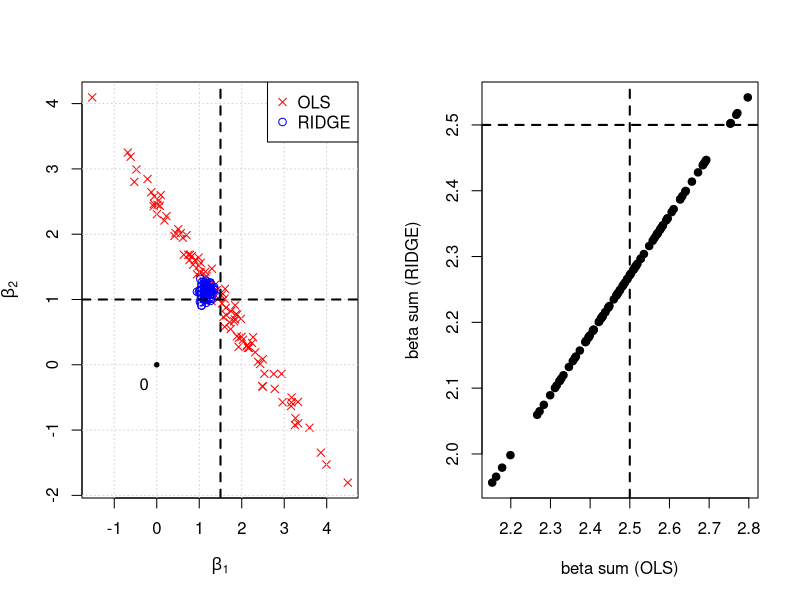
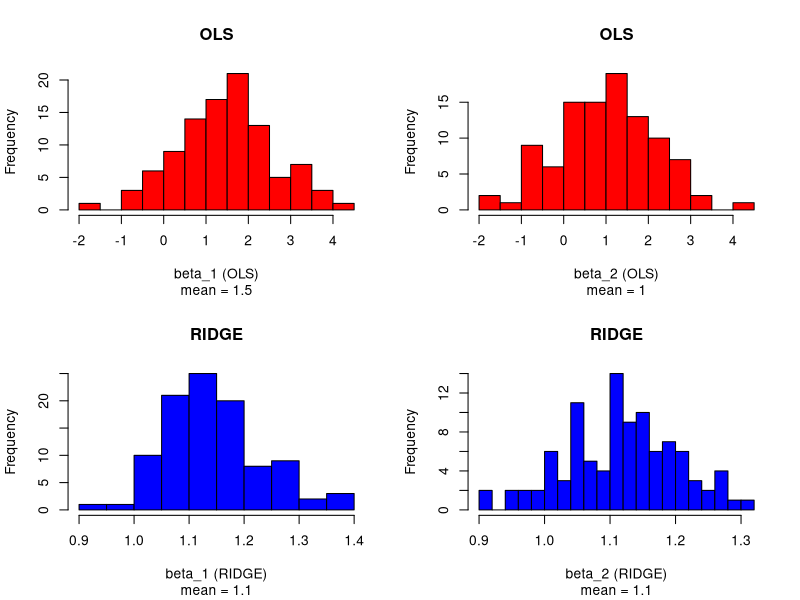
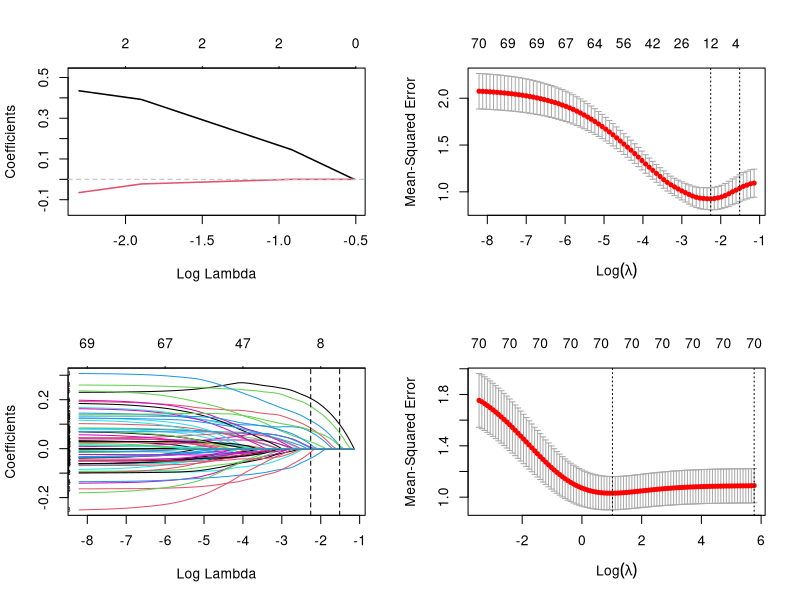
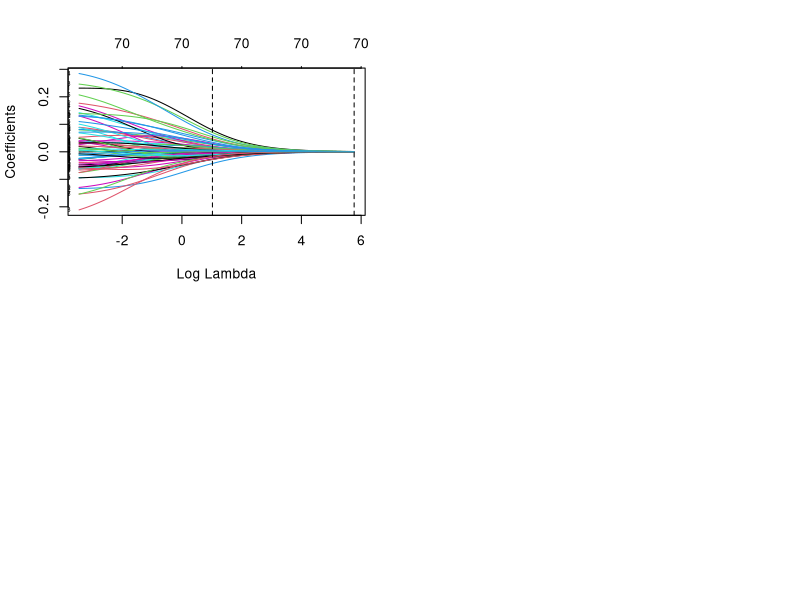
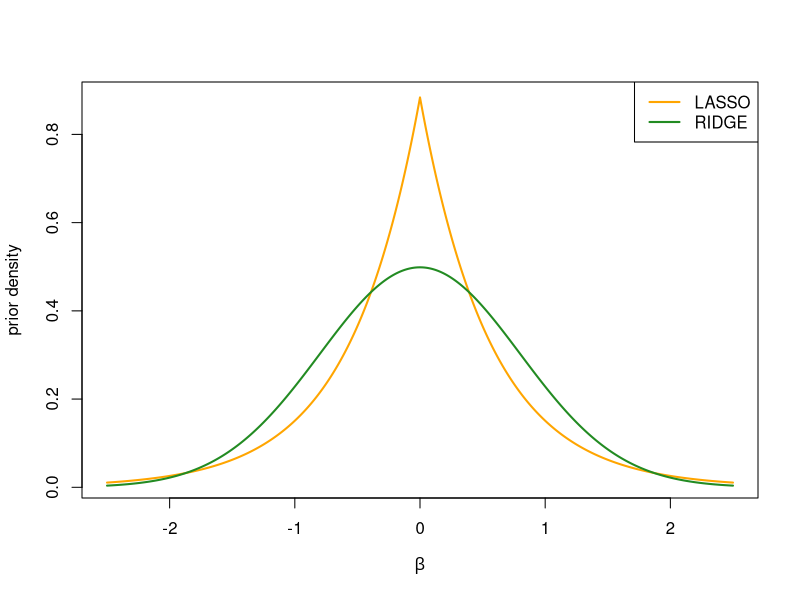
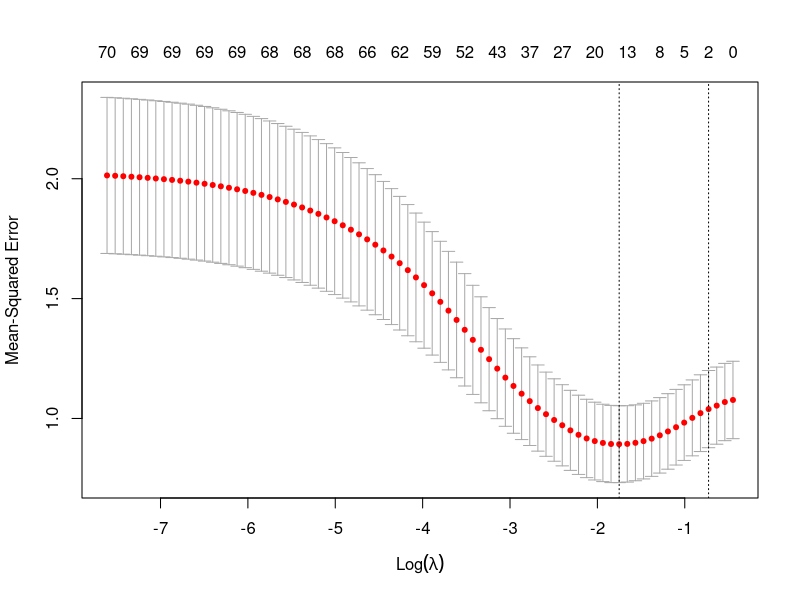
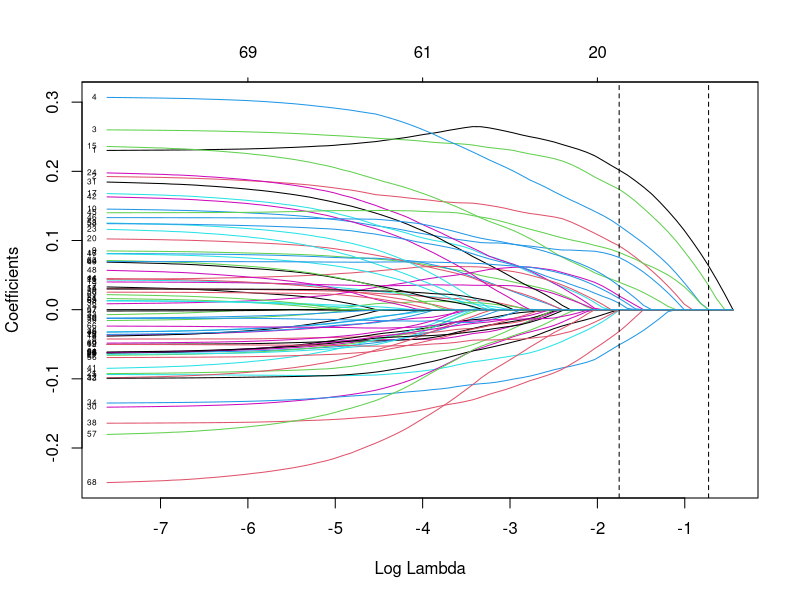
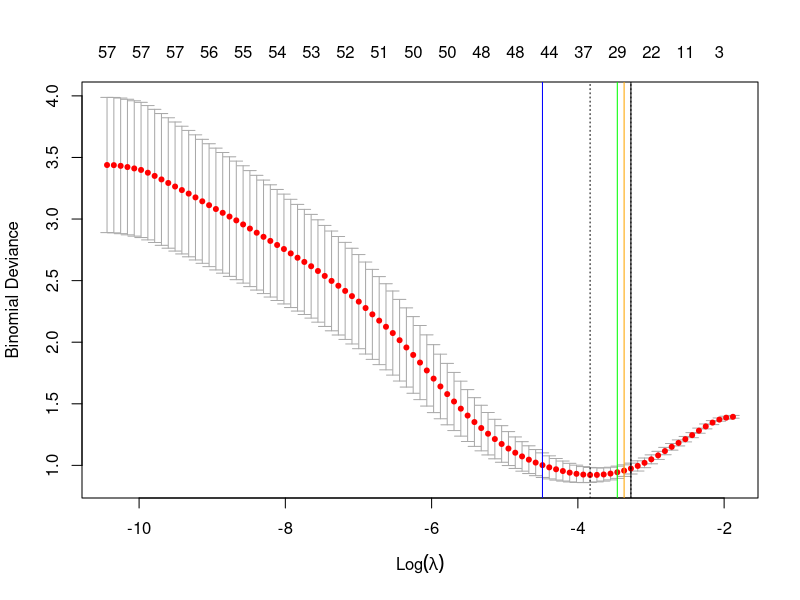

Source code (R) for these figures, in order:
## ---- chunk 1
knitr::opts_chunk$set(echo = TRUE)
## ---- chunk 2
library(MASS)
set.seed(17102017)

#function to generate a pair of correlated variables
gen.cor.pair <- function(r, n){ #r is target correlation, n is sample size
 u = rnorm(n, 0, sqrt(abs(r))) #temporary variable that is used for generating x1 and x2
 x1 = scale(u + rnorm(n, 0, sqrt(1 - abs(r))))
 x2 = scale(sign(r)*u + rnorm(n, 0, sqrt(1 - abs(r)))) 
 cbind(x1, x2) #return matrix
}
n = 50
X = gen.cor.pair(r = 0.99, n = n) #generate one pair of predictors
cor(X) #check that now cor(x,z) ~ r. 
true.b = c(1.5, 1.0) #true values of coeffs for cols of X
R = 100 #replications. predictors are fixed but outcome resampled for each replication
OLS.res = matrix(NA, ncol = 2, nrow = R) #least squares estimates
ridge.res = matrix(NA, ncol = 2, nrow = R) #ridge estimates
for(ii in 1:R){
  y = as.numeric( X %*% true.b + rnorm(n,0,1) ) 
  y = y - mean(y) #mean center so that can ignore intercept
  OLS.res[ii,] = as.numeric(lm(y ~ 0 + X)$coeff) #joint model using least squares fit 
  #ridge regression with lambda=10
  ridge.res[ii,] = as.numeric(coefficients(lm.ridge( y ~ 0 + X, lambda = 10 )))
}
par(mfrow=c(1,2))

#plot estimates across replications and mark true values by dotted lines
plot(OLS.res,col = "red", pch = 4, xlab = expression(beta[1]), ylab = expression(beta[2]))
points(ridge.res, col = "blue", pch = 1)
grid()
abline(h = true.b[2], lty = 2, lwd = 2)
abline(v = true.b[1], lty = 2, lwd = 2)
points(0,0, pch = 19, cex = 0.6)
text(-0.3,-0.3,"0") #mark origin
legend("topright",leg = c("OLS","RIDGE"), col = c("red","blue"), pch = c(4,1))

#plot sum of two coefficients across methods and mark true value by dotted line
plot(rowSums(OLS.res), rowSums(ridge.res), pch = 19, xlab = "beta sum (OLS)", 
     ylab = "beta sum (RIDGE)")
abline(h = sum(true.b), lty = 2, lwd = 2)
abline(v = sum(true.b), lty = 2, lwd = 2)
## ---- chunk 3
par(mfrow=c(2,2))
for(ii in 1:2){
  res =  OLS.res[,ii]  
  hist(res, breaks = 15, col = "red", 
     xlab = paste0("beta_",ii," (OLS)"), main = "OLS", 
     sub = paste("mean =",signif(mean(res),2)))}

for(ii in 1:2){
  res =  ridge.res[,ii]  
  hist(res, breaks = 15, col = "blue", 
     xlab = paste0("beta_",ii," (RIDGE)"), main = "RIDGE", 
     sub = paste("mean =",signif(mean(res),2)))}
## ---- chunk 4
data.frame(mse.b1 = c(mean((OLS.res[,1] - true.b[1])^2), mean((ridge.res[,1] - true.b[1])^2)),
           mse.b2 = c(mean((OLS.res[,2] - true.b[2])^2), mean((ridge.res[,2] - true.b[2])^2)),
           row.names = c("OLS","ridge"))
## ---- chunk 5
library(glmnet)
n = 100
X = as.matrix(scale(cbind(rnorm(n), rnorm(n)))) #two uncorrelated columns
y = as.numeric(scale(X %*% c(0.5, -0.2) + rnorm(n)))
OLS.coef = coefficients(lm(y ~ X))
OLS.coef #Least squares estimate
lambda = c(0.6, 0.4, 0.15, 0.1, 0.0) #Let's choose these to cover the range of OLS values.

g.fit = glmnet(X, y, lambda = lambda, alpha = 1) #alpha=1 means LASSO, we come back to that later.
data.frame(lambda = g.fit$lambda, t(as.matrix(coef(g.fit))))
## ---- chunk 6
plot(g.fit, xvar = "lambda", lwd = 1.5)
abline(h = 0, col = "gray", lty = 2)
## ---- chunk 7
coef(g.fit, s = 0.1) #get coefficients at s = 0.1. 
coef(g.fit, s = 0.2) #interpolation at s = 0.2 (since 0.2 was not computed above)
#exact coefs at s = 0.2 from original data. Dot means 0 in sparse matrix format.
coef(g.fit, s = 0.2, exact = T, x = X, y = y) 
## ---- chunk 8
set.seed(20102017) #We repeat exactly the dataset from HDS5
p = 70
n.tr = 150 #training set 
n.te = 150 #test set
n = n.tr + n.te
i.tr = 1:n.tr; i.te = (n.tr + 1):n #indexes for training and testing
phi = 0.05 #variance explained by x_1, should be 0 < phi < 1. 
b = rep(c(sqrt(phi / (1-phi)), 0), c(4, p-4)) #effects 1,2,3,4 are non-zero, see Lect. 0.1 for "phi"
X = matrix(rnorm(n*p), nrow = n) #columns 1,...,4 of X have effects, other 66 cols are noise 
eps = scale(rnorm(n, 0, 1)) #epsilon, error term
y = scale(X%*%b + eps) #makes y have mean = 1, var = 1
y.tr = y[i.tr]; y.te = y[i.te]
X.tr = data.frame(scale(X[i.tr,])); X.te = data.frame(scale(X[i.te,]))
lm.fit =  lm(y.tr ~ 0 + . , data = X.tr) #fit the model 
lasso.cv = cv.glmnet(x = as.matrix(X.tr), y = y.tr, alpha = 1, type.measure = "mse")
lasso.cv$lambda.min #this is minimum lambda seen during CV
lasso.cv$lambda.1se #this is largest lambda with CV'd MSE < 1sd of min CV'd MSE
plot(lasso.cv) #shows CV'd MSEs across lambdas, lines for lambda.min and lambda.1se
## ---- chunk 9
plot(lasso.cv$glmnet.fit, label = T, xvar = "lambda") #plot LASSO sequence
abline(v = log(lasso.cv$lambda.min), lty = 2)
abline(v = log(lasso.cv$lambda.1se), lty = 2)
## ---- chunk 10
#how many non-zero coefficients in each model
data.frame(model = c("min","1se"),
           lambda = c(lasso.cv$lambda.min,lasso.cv$lambda.1se), 
           nzero =  c(lasso.cv$nzero[c(which(lasso.cv$lambda == lasso.cv$lambda.min),
                                       which(lasso.cv$lambda == lasso.cv$lambda.1se))]))
## ---- chunk 11
coef(lasso.cv$glmnet.fit, s = lasso.cv$lambda.1se)
## ---- chunk 12
b.1se = as.numeric(coef(lasso.cv$glmnet.fit, s = lasso.cv$lambda.1se))[-1]
data.frame(predictor = which(b.1se != 0.0), coeff = b.1se[which(b.1se != 0.0)])
## ---- chunk 13
pred.lasso.1se = predict(lasso.cv, newx = as.matrix(X.te)) #default is at lambda.1se
pred.lasso.min = predict(lasso.cv, newx = as.matrix(X.te), s = "lambda.min")
data.frame(MSE = c(mean( (y.te - pred.lasso.1se)^2 ), 
                   mean( (y.te - pred.lasso.min)^2 )), 
           row.names = c("1se","min"))
## ---- chunk 14
ridge.cv = cv.glmnet(x = as.matrix(X.tr), y = y.tr,, alpha = 0)
plot(ridge.cv) #shows CV'd MSEs across lambdas, lines for lambda.min and lambda.1se
plot(ridge.cv$glmnet.fit, label = T, xvar = "lambda") 
abline(v = log(ridge.cv$lambda.min), lty = 2)
abline(v = log(ridge.cv$lambda.1se), lty = 2)
pred.ridge.1se = predict(ridge.cv, newx = as.matrix(X.te)) #default is at lambda.1se
pred.ridge.min = predict(ridge.cv, newx = as.matrix(X.te), s = "lambda.min")
data.frame (MSE = c( mean( (y.te - pred.ridge.1se)^2 ), 
                     mean( (y.te - pred.ridge.min)^2 )),
            row.names = c("1se","min"))
## ---- chunk 15
par(mfrow=c(1,1))
x = seq(-2.5, 2.5, 0.001) #plot priors on these grid points
eff.var = 0.8^2 #both distributions will have this same variance
y.ridge = dnorm(x, 0, sqrt(eff.var)) #prior for ridge
y.lasso = 1/2/sqrt(eff.var/2) * exp(-abs(x) / sqrt(eff.var/2) )#prior for LASSO
plot(x, y.lasso, t = "l", lty = 1, lwd = 2, 
     col = "orange", xlab = expression(beta), ylab = "prior density")
lines(x, y.ridge, lty = 1, lwd = 2, col = "forestgreen")
legend("topright", leg = c("LASSO","RIDGE"), col = c("orange","forestgreen"), lwd = 2)
## ---- chunk 16
enet.cv = cv.glmnet(x = as.matrix(X.tr), y = y.tr,
                     intercept = F, alpha = 0.5)
plot(enet.cv) #shows CV'd MSEs across lambdas, lines for lambda.min and lambda.1se
plot(enet.cv$glmnet.fit, label = T, xvar = "lambda") #plot coefficients
abline(v = log(enet.cv$lambda.min), lty = 2)
abline(v = log(enet.cv$lambda.1se), lty = 2)
pred.enet.1se = predict(enet.cv, newx = as.matrix(X.te)) #default is at lambda.1se
pred.enet.min = predict(enet.cv, newx = as.matrix(X.te), s = "lambda.min")
data.frame(MSE = c( mean( (y.te-pred.enet.1se)^2 ),  
                    mean( (y.te-pred.enet.min)^2 )),
           row.names = c("1se","min"))
## ---- chunk 17
logist.coeff = c(rnorm(10, 1, 0.2), rnorm(10, -1, 0.2), rep(0, p-20) ) #coeff 1,...,20 are nonzero
prob.tr = 1/(1 + exp(-as.matrix(X.tr) %*% logist.coeff)) #prob of 1 in log. regression
bin.tr = rbinom(n.tr, size = 1, prob = prob.tr) # generate binary outcome
prob.te = 1/(1 + exp(-as.matrix(X.te) %*% logist.coeff)) 
bin.te = rbinom(n.te, size = 1, prob = prob.te) 
## ---- chunk 18
types = c("mae","class","auc","deviance")
lambda = c()
for(ii in 1:length(types)){
  cv.bin = cv.glmnet(x = as.matrix(X.tr), y = bin.tr, family = "binomial", 
                     type.measure = types[ii], alpha = 1) #LASSO
  lambda[ii] = cv.bin$lambda.1se 
}
plot(cv.bin) #uses deviance as error measure
abline(v = log(lambda), col = c("blue","green","orange","black"))
data.frame(types, lambda)
## ---- chunk 19
par(mfrow = c(1,3))
plot(cv.bin$glmnet.fit, xvar = "lambda")
abline(v = log(cv.bin$lambda.1se), lty = 2) #put CV chosen level of penalty
plot(cv.bin$glmnet.fit, xvar = "dev")
plot(cv.bin$glmnet.fit, xvar = "norm")
## ---- chunk 20
predict(cv.bin, type = "response", newx = as.matrix(X.te[1:2,])) #probability of being 1
predict(cv.bin, type = "class", newx = as.matrix(X.te[1:2,])) #best guess (0 or 1)
predict(cv.bin, newx = as.matrix(X.te[1:2,])) #log-odds, i.e., log( p/(1-p) )
